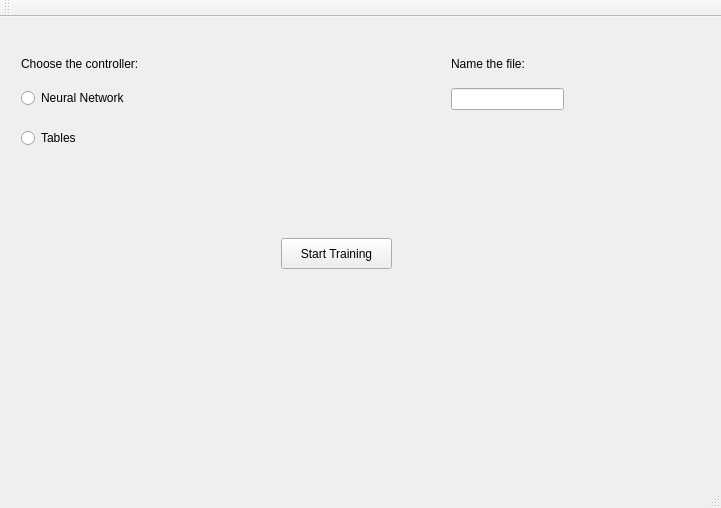
<?xml version="1.0" encoding="UTF-8"?>
<ui version="4.0">
 <class>fuzzy_window</class>
 <widget class="QMainWindow" name="fuzzy_window">
  <property name="geometry">
   <rect>
    <x>0</x>
    <y>0</y>
    <width>721</width>
    <height>508</height>
   </rect>
  </property>
  <property name="windowTitle">
   <string>proba</string>
  </property>
  <widget class="QWidget" name="centralWidget">
   <layout class="QGridLayout" name="gridLayout_2">
    <item row="0" column="1">
     <widget class="QStackedWidget" name="stackedWidget">
      <property name="currentIndex">
       <number>0</number>
      </property>
      <widget class="QWidget" name="page_0">
       <widget class="QPushButton" name="pbStartTraining">
        <property name="geometry">
         <rect>
          <x>270</x>
          <y>210</y>
          <width>111</width>
          <height>31</height>
         </rect>
        </property>
        <property name="text">
         <string>Start Training</string>
        </property>
       </widget>
       <widget class="QLabel" name="label_3">
        <property name="geometry">
         <rect>
          <x>10</x>
          <y>0</y>
          <width>131</width>
          <height>71</height>
         </rect>
        </property>
        <property name="text">
         <string>Choose the controller:</string>
        </property>
       </widget>
       <widget class="QRadioButton" name="rbNeural">
        <property name="geometry">
         <rect>
          <x>10</x>
          <y>60</y>
          <width>121</width>
          <height>20</height>
         </rect>
        </property>
        <property name="text">
         <string>Neural Network</string>
        </property>
       </widget>
       <widget class="QRadioButton" name="rbTables">
        <property name="geometry">
         <rect>
          <x>10</x>
          <y>100</y>
          <width>111</width>
          <height>20</height>
         </rect>
        </property>
        <property name="text">
         <string>Tables</string>
        </property>
       </widget>
       <widget class="QLabel" name="label">
        <property name="geometry">
         <rect>
          <x>440</x>
          <y>20</y>
          <width>211</width>
          <height>31</height>
         </rect>
        </property>
        <property name="text">
         <string>Name the file:</string>
        </property>
       </widget>
       <widget class="QLineEdit" name="lefilename">
        <property name="geometry">
         <rect>
          <x>440</x>
          <y>60</y>
          <width>113</width>
          <height>22</height>
         </rect>
        </property>
       </widget>
       <widget class="QLabel" name="lTraining">
        <property name="geometry">
         <rect>
          <x>120</x>
          <y>280</y>
          <width>421</width>
          <height>101</height>
         </rect>
        </property>
        <property name="font">
         <font>
          <pointsize>16</pointsize>
         </font>
        </property>
        <property name="text">
         <string/>
        </property>
       </widget>
      </widget>
      <widget class="QWidget" name="page_1">
       <widget class="QLabel" name="label_2">
        <property name="geometry">
         <rect>
          <x>10</x>
          <y>0</y>
          <width>591</width>
          <height>41</height>
         </rect>
        </property>
        <property name="text">
         <string>Training reults</string>
        </property>
       </widget>
       <widget class="QPushButton" name="pbnextButton">
        <property name="geometry">
         <rect>
          <x>620</x>
          <y>400</y>
          <width>75</width>
          <height>23</height>
         </rect>
        </property>
        <property name="text">
         <string>Next Step</string>
        </property>
       </widget>
       <widget class="QWidget" name="wTrainPlot" native="true">
        <property name="geometry">
         <rect>
          <x>-11</x>
          <y>30</y>
          <width>721</width>
          <height>361</height>
         </rect>
        </property>
       </widget>
      </widget>
      <widget class="QWidget" name="page_2">
       <widget class="QLabel" name="label_6">
        <property name="geometry">
         <rect>
          <x>10</x>
          <y>10</y>
          <width>111</width>
          <height>31</height>
         </rect>
        </property>
        <property name="text">
         <string>Testing</string>
        </property>
       </widget>
      </widget>
     </widget>
    </item>
   </layout>
  </widget>
  <widget class="QMenuBar" name="menuBar">
   <property name="geometry">
    <rect>
     <x>0</x>
     <y>0</y>
     <width>721</width>
     <height>26</height>
    </rect>
   </property>
  </widget>
  <widget class="QToolBar" name="mainToolBar">
   <attribute name="toolBarArea">
    <enum>TopToolBarArea</enum>
   </attribute>
   <attribute name="toolBarBreak">
    <bool>false</bool>
   </attribute>
  </widget>
  <widget class="QStatusBar" name="statusBar"/>
 </widget>
 <layoutdefault spacing="6" margin="11"/>
 <resources/>
 <connections/>
</ui>
